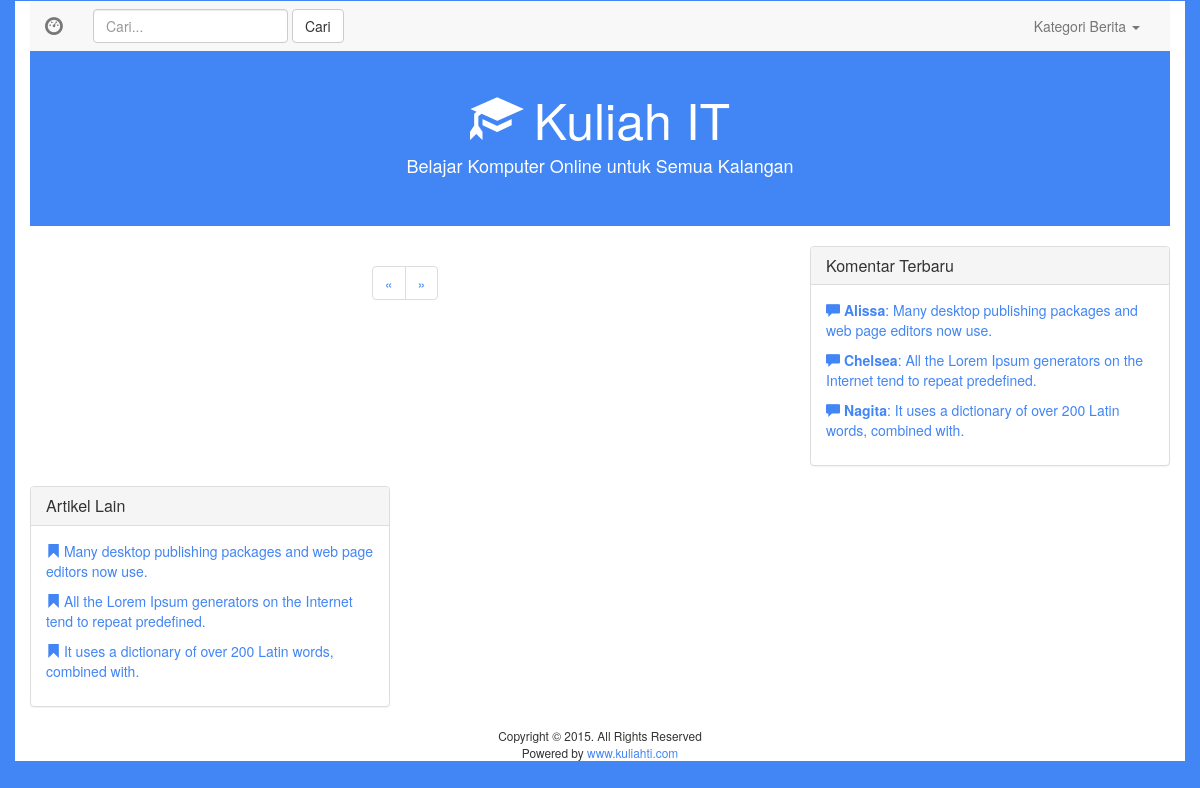
Before: / with the older database file.
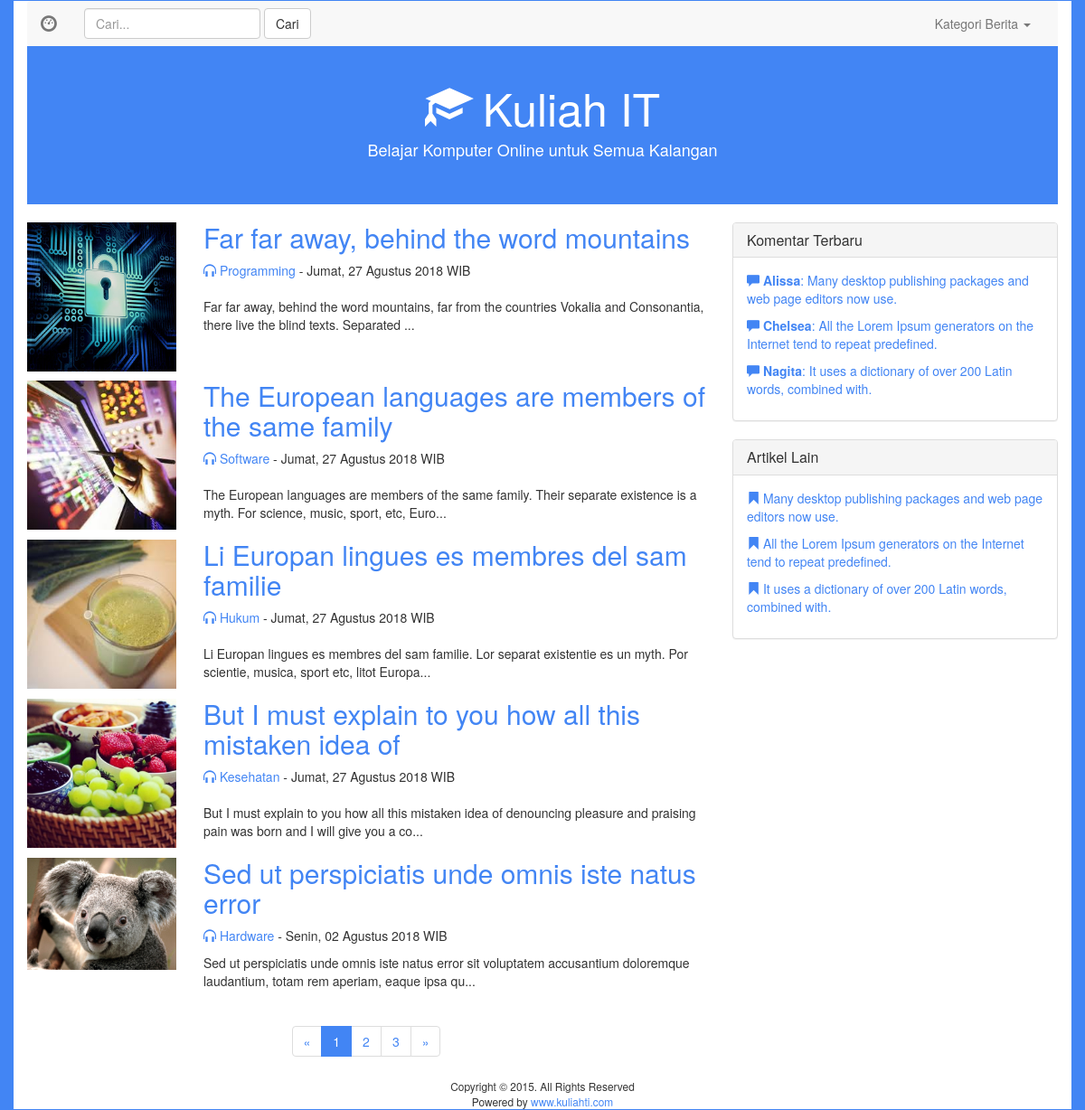
After: the same page with the newer database file.
### tables this page shows
CREATE TABLE `artikel` (
  `id_artikel` int(11) NOT NULL,
  `kategori_id` int(11) NOT NULL,
  `judul` varchar(255) NOT NULL,
  `deskripsi` text NOT NULL,
  `gambar` varchar(255) NOT NULL,
  `tanggal` date NOT NULL,
  `slug` varchar(255) NOT NULL,
  `status` tinyint(4) NOT NULL DEFAULT '1'
);

CREATE TABLE `kategori` (
  `id_kategori` int(11) NOT NULL,
  `nama` varchar(100) NOT NULL,
  `icon` varchar(100) NOT NULL
);

### function/helper.php (called while the page is built, shortened)
<?php
function tanggal_indonesia($date)
{
    $hari  = array(
        "Minggu",
        "Senin",
        "Selasa",
        "Rabu",
        "Kamis",
        "Jumat",
        "Sabtu"
    );
    $bulan = array(
        "Januari",
        "Februari",
        "Mart",
        "April",
        "Juni",
        "Juli",
        "Agustus",
        "September",
        "Oktober",
        "November",
        "Desember"
    );
    $thn   = substr($date, 0, 4);
    $bln   = substr($date, 5, 2);
    $tgl   = substr($date, 8, 2);
    $waktu = substr($date, 11, 5);
    $hr    = date("w", strtotime($date));
    $result = $hari[$hr] . ", " . $tgl . " " . $bulan[(int) $bln - 1] . ' ' . $thn . ' ' . $waktu . ' WIB';
    return $result;
}
 ?>

### includes/latest-post.php (the view)
<?php
$page = isset($_GET['page']) ? $_GET['page'] : 1;
$limit = 5;
$offset = ($page - 1) * $limit;
$search = isset($_GET['search']) ? "AND judul LIKE '%".$_GET['search']."%' " : false;
$category = isset($_GET['category']) ? "AND kategori_id = ".$_GET['category'] : false;
$query = mysqli_query($conn,"SELECT * FROM artikel WHERE status = 1 $search $category
                                ");
$total_data = mysqli_num_rows($query);
$total_pages = ceil($total_data/$limit);
$total_number = 2;
$start_number = ($page > $total_number) ? $page - $total_number : 1;
$end_number = ($page < ($total_pages - $total_pages)) ? $page + $total_number : $total_pages;
 ?>
<article>
  <?php
    $query = mysqli_query($conn,"SELECT artikel.*,kategori.nama FROM artikel JOIN kategori WHERE artikel.kategori_id = kategori.id_kategori
                                  AND status = 1 $search $category ORDER BY id_artikel DESC LIMIT $limit OFFSET $offset
                                ");
    while($row = mysqli_fetch_assoc($query)){
   ?>
  <div class="row latest-post">
    <div class="col-md-3">
      <img src="<?php echo "images/".$row['gambar']; ?>" class="img-responsive btn-block">
    </div>
    <div class="col-md-9">
      <h2><a href="index.php?detail=<?php echo $row['id_artikel'].'&title='.$row['slug']; ?>"><?php echo $row['judul']; ?></a></h2>
      <div class="meta"><a href="#"><span class="glyphicon glyphicon-headphones" aria-hidden="true"></span> <?php echo $row['nama']; ?></a> - <?php echo tanggal_indonesia($row['tanggal']); ?></div>
      <p><?php echo substr($row['deskripsi'], 0,130)."..."; ?></p>
    </div>
  </div>
  <?php } ?>
</article>
<nav class="text-center">
  <ul class="pagination">
    <li>
      <a href="<?php echo BASE_URL."index.php?page=1"; ?> aria-label="Previous">
        <span aria-hidden="true">&laquo;</span>
      </a>
    </li>
    <?php
      for($start_number ; $start_number <= $end_number ; $start_number++){
          $active = false;
          if($page == $start_number){
            $active = "class='active'";
          }
          echo "<li $active><a href='".BASE_URL."index.php?page=$start_number'>$start_number</a></li>";
      }
    ?>
      <li>
        <a href="<?php echo BASE_URL."index.php?page=$total_pages"; ?>" aria-label="Next">
        <span aria-hidden="true">&raquo;</span>
      </a>
    </li>
  </ul>
</nav>

### includes/head.php (shortened to what this page needs)
<!DOCTYPE html>
<html lang="en">
  <head>
    <link href="css/bootstrap.min.css" rel="stylesheet">
    <link href="css/custom.css" rel="stylesheet">
  </head>

### index.php (shortened to what this page needs)
<?php
include "function/connection.php";
include "function/helper.php";
include "includes/head.php";
?>
  <body>
    <div class="container">
      <div class="row">
        <div class="col-md-8 wrapper">
          <?php include "includes/menu.php"; ?>
          <?php include "includes/header.php"; ?>
          <div class="row">
            <div class="col-md-8">
              <?php
                if (isset($_GET["home"])) {include "includes/latest-post.php";}
                else if (isset($_GET["page"])) {include "includes/latest-post.php";}
                else if (isset($_GET["detail"])) {include "includes/detail.php";}
                else {include "includes/latest-post.php";}
              ?>
            </div>
            <?php include "includes/aside.php"; ?>
          </div>
          <?php include "includes/footer.php"; ?>
        </div>
        <div class="col-md-2"></div>
      </div>
    </div>
  </body>
</html>

### includes/menu.php (shortened to what this page needs)
<nav class="navbar navbar-default">
  <div class="container-fluid">
    <div class="navbar-header">
      <a class="navbar-brand" href="index.php">
        <span class="glyphicon glyphicon-dashboard" aria-hidden="true"></span>
      </a>
    </div>
    <div class="collapse navbar-collapse" id="bs-example-navbar-collapse-1">
      <form class="navbar-form navbar-left" role="search" method="get" action="<?php BASE_URL."index.php" ?>">
        <div class="form-group">
          <input type="text" name="search" class="form-control" placeholder="Cari...">
        </div>
        <button type="submit" class="btn btn-default">Cari</button>
      </form>
      <ul class="nav navbar-nav navbar-right">
        <li class="dropdown">
          <a href="#" class="dropdown-toggle" data-toggle="dropdown" role="button" aria-expanded="false">Kategori Berita <span class="caret"></span></a>
        </li>
      </ul>
    </div>
  </div>
</nav>

### includes/header.php
<header>
	<h1 class="text-center"><a href="index.php"><span class="glyphicon glyphicon-education" aria-hidden="true"></span> Kuliah IT</a></h1>
	<h4 class="text-center"></span> Belajar Komputer Online untuk Semua Kalangan</h4>
</header>

### includes/aside.php
<aside class="col-md-4">
    <div class="panel panel-default">
    	<div class="panel-heading">
    		<h3 class="panel-title">Komentar Terbaru</h3>
    	</div>
    	<div class="panel-body latest-comments">
    		<ul>
    		    <li><a href="index.php?detail"><span class="glyphicon glyphicon-comment" aria-hidden="true"></span> <strong>Alissa</strong>: Many desktop publishing packages and web page editors now use.</a></li>
    		    <li><a href="index.php?detail"><span class="glyphicon glyphicon-comment" aria-hidden="true"></span> <strong>Chelsea</strong>: All the Lorem Ipsum generators on the Internet tend to repeat predefined.</a></li>
    		    <li><a href="index.php?detail"><span class="glyphicon glyphicon-comment" aria-hidden="true"></span> <strong>Nagita</strong>: It uses a dictionary of over 200 Latin words, combined with.</a></li>
    		</ul>
    	</div>
    </div>
</aside>
<aside class="col-md-4">
    <div class="panel panel-default">
        <div class="panel-heading">
            <h3 class="panel-title">Artikel Lain</h3>
        </div>
        <div class="panel-body latest-comments">
            <ul>
                <li><a href="index.php?detail"><span class="glyphicon glyphicon-bookmark" aria-hidden="true"></span> Many desktop publishing packages and web page editors now use.</a></li>
                <li><a href="index.php?detail"><span class="glyphicon glyphicon-bookmark" aria-hidden="true"></span> All the Lorem Ipsum generators on the Internet tend to repeat predefined.</a></li>
                <li><a href="index.php?detail"><span class="glyphicon glyphicon-bookmark" aria-hidden="true"></span> It uses a dictionary of over 200 Latin words, combined with.</a></li>
            </ul>
        </div>
    </div>
</aside>

### includes/footer.php
<footer class="text-center">
	<small>Copyright &copy; 2015. All Rights Reserved</small>
	<small>Powered by <a href="#">www.kuliahti.com</a></small>
</footer>

### css/custom.css (style rules this page uses)
a { color: #4285F4 }
body { background: #4285F4 }
.wrapper { background: #FFFFFF }
.col-md-8.wrapper { width: 100%; }
.navbar { margin-bottom: 0 }
.navbar-default { border: none }
header { background: #4285F4; padding: 40px 0; margin-bottom: 20px; }
header h1 { margin: 0 }
header h1 a { color: #FFFFFF; font-size: 50px; }
header h4 { color: #FFFFFF; }
article img { margin-bottom: 10px }
.latest-post h2 { margin: 0px 0 10px; }
.latest-post p { margin-bottom: 20px; }
.meta { margin-bottom: 10px; }
aside ul { padding-left: 0; }
aside ul li { margin-bottom: 10px; }
.latest-comments li { list-style: none; }
.pagination > .active > a, .pagination > .active > a:focus, .pagination > .active > a:hover, .pagination > .active > span, .pagination > .active > span:focus, .pagination > .active > span:hover { background-color: #4285F4; border-color: #4285F4; }
.pagination > li > a, .pagination > li > span { color: #4285F4 }
footer small { display: block; }

Changed rows visible on the page:
added artikel: gambar (picture), judul "Far far away, behind the word mountains", kategori.nama "Programming", tanggal "Jumat, 27 Agustus 2018 WIB", deskripsi "Far far away, behind the word mountains, far from the countries Vokalia and Consonantia, there live the blind texts. Separated"
added artikel: gambar (picture), judul "The European languages are members of the same family", kategori.nama "Software", tanggal "Jumat, 27 Agustus 2018 WIB", deskripsi "The European languages are members of the same family. Their separate existence is a myth. For science, music, sport, etc, Euro"
added artikel: gambar (picture), judul "Li Europan lingues es membres del sam familie", kategori.nama "Hukum", tanggal "Jumat, 27 Agustus 2018 WIB", deskripsi "Li Europan lingues es membres del sam familie. Lor separat existentie es un myth. Por scientie, musica, sport etc, litot Europa"
added artikel: gambar (picture), judul "But I must explain to you how all this mistaken idea of", kategori.nama "Kesehatan", tanggal "Jumat, 27 Agustus 2018 WIB", deskripsi "But I must explain to you how all this mistaken idea of denouncing pleasure and praising pain was born and I will give you a co"
added artikel: gambar (picture), judul "Sed ut perspiciatis unde omnis iste natus error", kategori.nama "Hardware", tanggal "Senin, 02 Agustus 2018 WIB", deskripsi "Sed ut perspiciatis unde omnis iste natus error sit voluptatem accusantium doloremque laudantium, totam rem aperiam, eaque ipsa qu"
Other visible differences:
new list line: "1"
new list line: "2"
new list line: "3"
